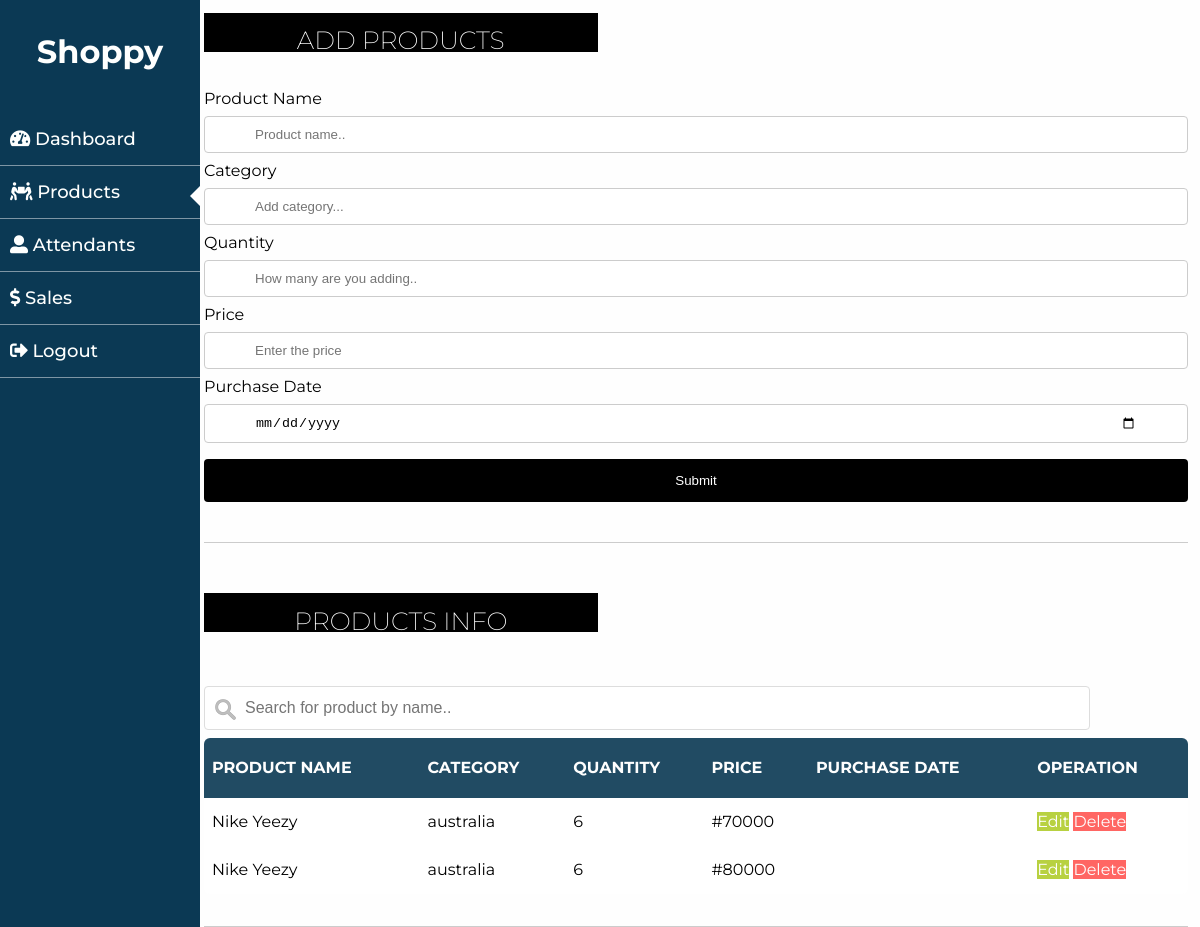
Page /product_list.php (signed in) on the earlier database version.
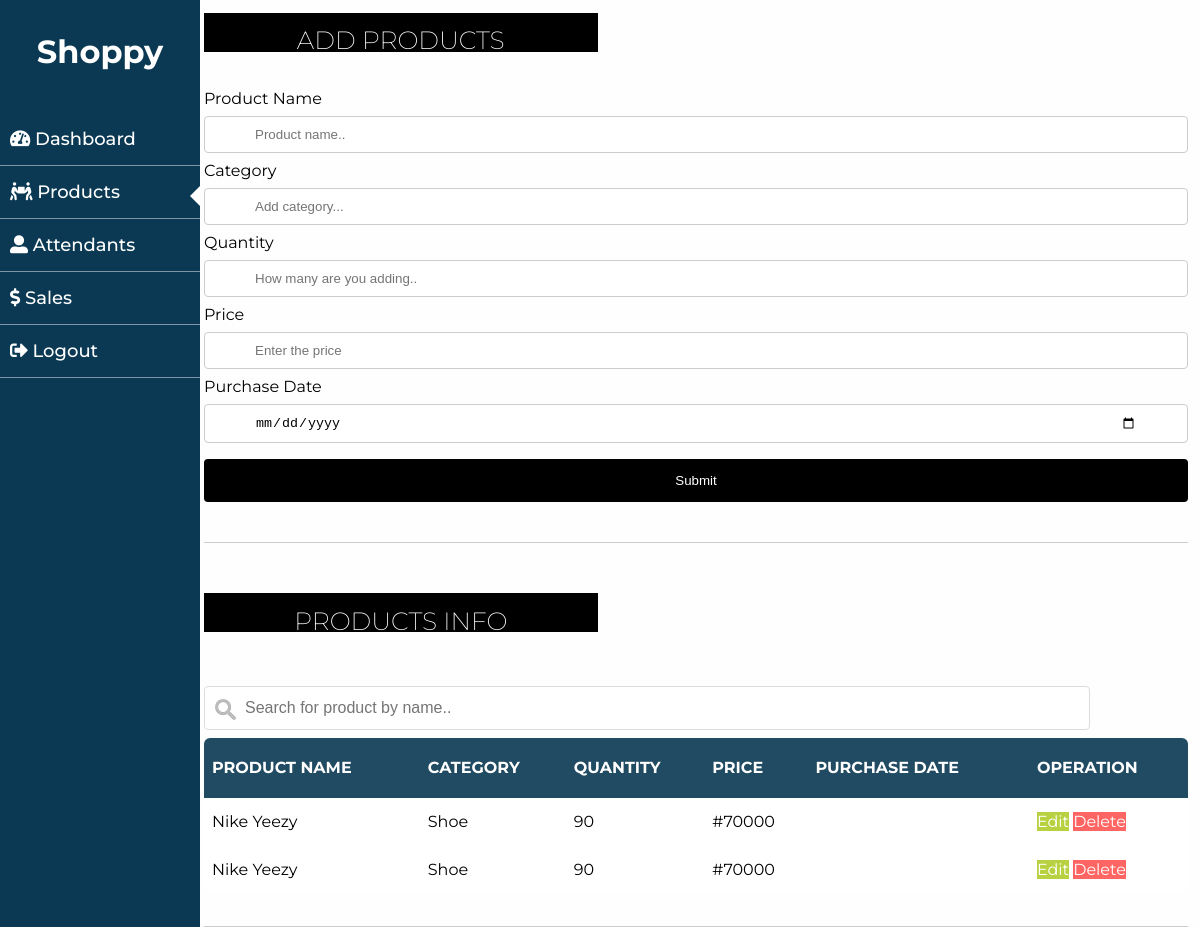
Same page on the later database version.
### tables this page shows
CREATE TABLE `products` (
  `product_id` int(11) NOT NULL,
  `product_name` varchar(100) NOT NULL,
  `category` varchar(100) NOT NULL,
  `quantity` int(100) NOT NULL,
  `price` varchar(100) NOT NULL
);

### product_list.php (the view, shortened to what this page needs)
<!DOCTYPE html>
<html>
<head>
   <link rel="stylesheet" media="screen" href="./styles/main.css" />
</head>
<body>
<?php require_once 'productprocess.php'; ?>
<?php
$mysqli = new mysqli ('localhost', 'root', '', 'loginsystem',) or die (mysqli_error($mysqli));
$result = $mysqli->query ("SELECT * FROM  products") or die ($mysqli->error);
?>
   <div class="wrapper">
      <div class="left">
         <div id="sidebar" class="active">
            <h1 id="logo">shoppy</h1>
            <ul>
               <a href="index.php">
                  <li><i class="fas fa-tachometer-alt"></i> Dashboard</li>
               </a>
               <a class="arrow-container" href="#">
                  <div class="arrow-left"></div>
                  <li><i class="fas fa-people-carry"></i> products</li>
               </a>
               <a href="attendants.php">
                  <li><i class="fas fa-user-alt"></i> attendants</li>
               </a>
               <a href="sales.php">
                  <li><i class="fas fa-dollar-sign"></i> sales</li>
               </a>
               <a href="index.php?logout=true">
                  <li><i class="fas fa-sign-out-alt"></i> logout</li>
               </a>
            </ul>
         </div>
      </div>
      <div class="right">
         <h2 class="container-title"> Add products</h2>
         <div class="up-info-container">
            <div>
            <form action="productprocess.php" method="POST">
                 <label for="tproduct">Product Name</label>
                 <input type="text" name="product_name"  value="<?php echo $product_name; ?>"
                  placeholder="Product name..">
                 <label for="category">Category</label>
                 <input type="text" name="category"  value="<?php echo $category;?>"
                  placeholder="Add category...">
                 <label for="quantity">Quantity</label>
                 <input type="text" name="quantity" value="<?php echo $quantity;?>"
                   placeholder="How many are you adding..">
                 <label for="price">Price</label>
                 <input type="text" name="price"  value="<?php echo $price;?>"
                  placeholder="Enter the price">
                  <label for="date">Purchase Date</label>
                 <input type="date"  name="date">
                 <input type="submit" name="save" value="Submit">
               </form>
             </div>
         </div>
         <h2 class="container-title">products info</h2>
         <input type="text" id="myInput" placeholder='Search for product by name..'>
         <div class="row down-info-container">
            <table class="table3 searchTable">
               <thead>
                  <tr>
                     <th>PRODUCT NAME</th>
                     <th>CATEGORY</th>
                     <th>QUANTITY</th>
                     <th>PRICE</th>
                     <th> PURCHASE DATE</th>
                     <th>OPERATION</th>
                  </tr>
               </thead>
               <?php
               while ($row= $result-> fetch_assoc()):?>
               <tbody>
                  <tr>
                     <td><?php echo $row ["product_name"];?></td>
                     <td><?php echo $row ["category"];?></td>
                     <td><?php echo $row ["quantity"];?></td>
                     <td><?php echo $row ["price"];?></td>
                     <td><?php echo $row ["date"];?></td>
                     <td>
                      <a href="product_list.php?edit=<?php echo $row['product_id'];?>" class="edit">Edit</a>
                      <a href="productprocess.php?delete=<?php echo $row['product_id'];?>"class="delete">Delete</a>
                      </td>
                  </tr>
                  <?php endwhile;?>
               </tbody>
            </table>
         </div>
      </div>
   </div>
</body>
</html>

### styles/main.css (style rules this page uses)
* { box-sizing: border-box; }
* { margin: 0; padding: 0; text-decoration: none; }
body { font-family: Montserrat; background: #fefefe; }
.left { width: 17%; }
.right { width: 82%; }
.wrapper { display: flex; }
#logo { padding: 1em 0em; text-align: center; text-transform: capitalize; color: #fefffe; }
#sidebar { position: fixed; width: 200px; height: 100%; background: #0b3954; left: -200px; }
#sidebar.active { left: 0px; }
#sidebar ul { margin-top: 10px; }
#sidebar ul li { color: #fefffe; list-style-type: none; text-transform: capitalize; font-size: 18px; font-weight: 500; padding: 15px 10px; border-bottom: 1px solid #ffffff78; }
.up-info-container, .down-info-container { margin-top: 0.5em; display: flex; padding-bottom: 2em; justify-content: space-between; border-bottom: 1px solid #ccc; position: relative; }
.container-title { text-align: center; background: #000000; color: #ffffff; width: 40%; height: 39px; text-transform: uppercase; font-size: 25px; font-weight: 200; margin-top: 2em; margin-bottom: 1.5em; padding-top: 0.5em; }
h2:nth-child(1) { margin-top: 0.5em; }
table { border-spacing: 1; border-collapse: collapse; background: white; border-radius: 6px; overflow: hidden; width: 100%; margin: 0 auto; position: relative; }
table * { position: relative; }
table td, table th { padding-left: 8px; }
table thead tr { height: 60px; background: #214b63; color: #fefefe; font-size: 16px; }
table tbody tr { height: 48px; border-bottom: 1px solid #e3f1d5; }
table tbody tr:last-child { border: 0; }
table td, table th { text-align: left; }
#myInput { background-image: url("/images/searchicon.png"); background-position: 10px 12px; background-repeat: no-repeat; width: 90%; font-size: 16px; padding: 12px 20px 12px 40px; border: 1px solid #ddd; margin: 0 auto; margin-top: 1em; }
.delete { background: #ff6663; color: #fefefe; cursor: pointer; }
.edit { background: #b8d141; color: #fefefe; cursor: pointer; }
.arrow-container { position: relative; }
.arrow-left { position: absolute; left: 190px; top: 20px; width: 0; height: 0; border-top: 10px solid transparent; border-bottom: 10px solid transparent; border-right: 10px solid white; }

### product_list.php (style rules this page uses)
input[type=text], select { width: 100%; padding: 10px 50px; margin: 8px 0; display: inline-block; border: 1px solid #ccc; border-radius: 4px; box-sizing: border-box; }
input[type=date], select { width: 100%; padding: 10px 50px; margin: 8px 0; display: inline-block; border: 1px solid #ccc; border-radius: 4px; box-sizing: border-box; }
input[type=submit] { width: 100%; background-color: #000000; color: white; padding: 14px 20px; margin: 8px 0; border: none; border-radius: 4px; cursor: pointer; }

Differences in the rows shown:
removed products: product_name "Nike Yeezy", category "australia", quantity "6", price "#70000"
removed products: product_name "Nike Yeezy", category "australia", quantity "6", price "#80000"
added products: product_name "Nike Yeezy", category "Shoe", quantity "90", price "#70000"
added products: product_name "Nike Yeezy", category "Shoe", quantity "90", price "#70000"
